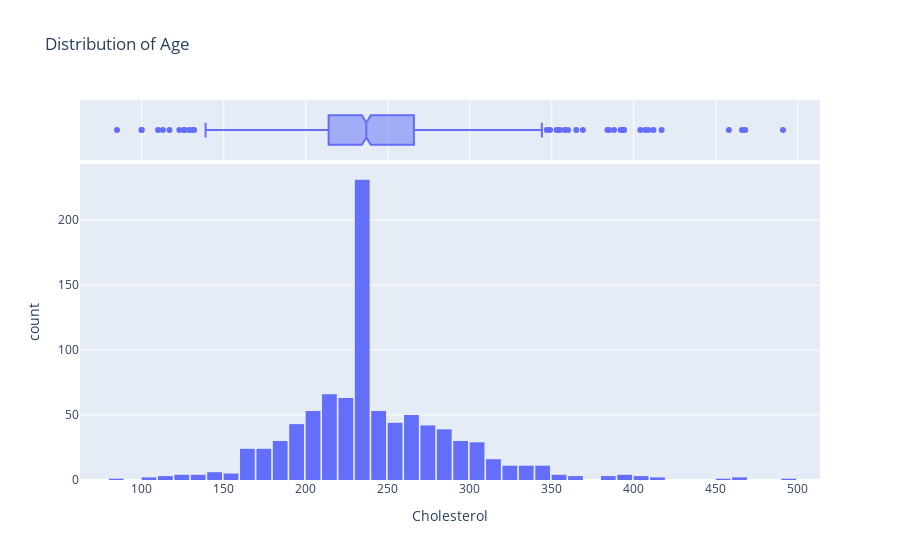

The notebook cell saved with this chart:
### Code cell
fig = px.histogram(df,
                   x='Cholesterol', 
                   marginal='box', 
                   nbins=47, 
                   title='Distribution of Age')
fig.update_layout(bargap=0.1)
fig.show()

### Figure 1 — Plotly figure (JSON) as saved in the notebook; plotly's stock layout.template omitted (floating-point values rounded to 4 significant figures; data arrays with more than 128 entries replaced by an {"elided": "..."} marker saying what was removed)
{"data": [{"alignmentgroup": "True", "bingroup": "x", "hovertemplate": "Cholesterol=%{x}<br>count=%{y}<extra></extra>", "legendgroup": "", "marker": {"color": "#636efa", "pattern": {"shape": ""}}, "name": "", "nbinsx": 47, "offsetgroup": "", "orientation": "v", "showlegend": false, "type": "histogram", "x": {"elided": "918 int values"}, "xaxis": "x", "yaxis": "y"}, {"alignmentgroup": "True", "hovertemplate": "Cholesterol=%{x}<extra></extra>", "legendgroup": "", "marker": {"color": "#636efa"}, "name": "", "notched": true, "offsetgroup": "", "showlegend": false, "type": "box", "x": {"elided": "918 int values"}, "xaxis": "x2", "yaxis": "y2"}], "layout": {"autosize": true, "bargap": 0.1, "barmode": "relative", "legend": {"tracegroupgap": 0}, "title": {"text": "Distribution of Age"}, "xaxis": {"anchor": "y", "autorange": true, "domain": [0, 1], "range": [62.44, 513.6], "title": {"text": "Cholesterol"}, "type": "linear"}, "xaxis2": {"anchor": "y2", "autorange": true, "domain": [0, 1], "matches": "x", "range": [62.44, 513.6], "showgrid": true, "showticklabels": false, "type": "linear"}, "yaxis": {"anchor": "x", "autorange": true, "domain": [0, 0.8316], "range": [0, 243.2], "title": {"text": "count"}}, "yaxis2": {"anchor": "x2", "autorange": true, "domain": [0.8416, 1], "matches": "y2", "range": [-0.5, 0.5], "showgrid": false, "showline": false, "showticklabels": false, "ticks": "", "type": "category"}}}
